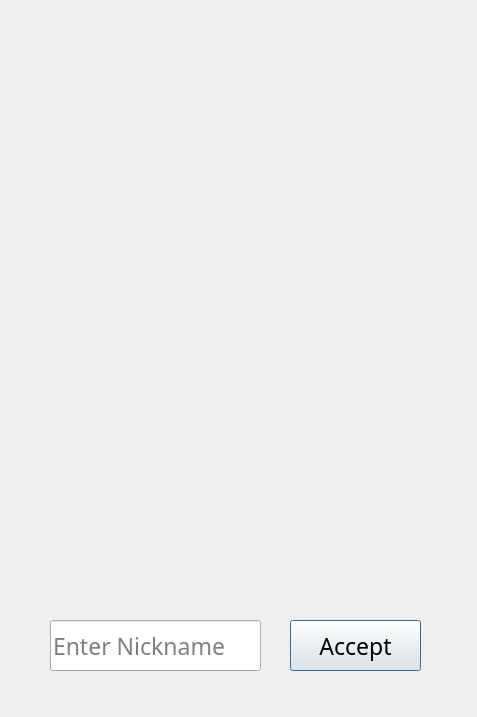
<?xml version="1.0" encoding="UTF-8"?>
<ui version="4.0">
 <class>Leaderboard_View</class>
 <widget class="QDialog" name="Leaderboard_View">
  <property name="geometry">
   <rect>
    <x>0</x>
    <y>0</y>
    <width>477</width>
    <height>717</height>
   </rect>
  </property>
  <property name="font">
   <font>
    <weight>75</weight>
    <bold>true</bold>
   </font>
  </property>
  <property name="windowTitle">
   <string>Dialog</string>
  </property>
  <widget class="QLabel" name="label">
   <property name="geometry">
    <rect>
     <x>120</x>
     <y>20</y>
     <width>161</width>
     <height>31</height>
    </rect>
   </property>
   <property name="font">
    <font>
     <family>Comfortaa</family>
     <pointsize>20</pointsize>
     <weight>75</weight>
     <bold>true</bold>
    </font>
   </property>
   <property name="styleSheet">
    <string notr="true">color: rgb(238, 238, 236);</string>
   </property>
   <property name="text">
    <string>Nickname</string>
   </property>
  </widget>
  <widget class="QLineEdit" name="lineEdit">
   <property name="geometry">
    <rect>
     <x>50</x>
     <y>620</y>
     <width>211</width>
     <height>51</height>
    </rect>
   </property>
   <property name="font">
    <font>
     <family>Comfortaa</family>
     <pointsize>17</pointsize>
     <weight>50</weight>
     <bold>false</bold>
    </font>
   </property>
   <property name="inputMask">
    <string/>
   </property>
   <property name="text">
    <string notr="true"/>
   </property>
   <property name="dragEnabled">
    <bool>false</bool>
   </property>
   <property name="readOnly">
    <bool>false</bool>
   </property>
   <property name="placeholderText">
    <string>Enter Nickname</string>
   </property>
  </widget>
  <widget class="QPushButton" name="pushButton">
   <property name="geometry">
    <rect>
     <x>290</x>
     <y>620</y>
     <width>131</width>
     <height>51</height>
    </rect>
   </property>
   <property name="font">
    <font>
     <family>Comfortaa</family>
     <pointsize>17</pointsize>
     <weight>50</weight>
     <bold>false</bold>
    </font>
   </property>
   <property name="text">
    <string>Accept</string>
   </property>
  </widget>
  <widget class="QLabel" name="label_2">
   <property name="geometry">
    <rect>
     <x>290</x>
     <y>20</y>
     <width>111</width>
     <height>31</height>
    </rect>
   </property>
   <property name="font">
    <font>
     <family>Comfortaa</family>
     <pointsize>20</pointsize>
     <weight>75</weight>
     <bold>true</bold>
    </font>
   </property>
   <property name="styleSheet">
    <string notr="true">color: rgb(238, 238, 236);</string>
   </property>
   <property name="text">
    <string>Score</string>
   </property>
  </widget>
  <widget class="QLabel" name="label_3">
   <property name="geometry">
    <rect>
     <x>60</x>
     <y>20</y>
     <width>111</width>
     <height>31</height>
    </rect>
   </property>
   <property name="font">
    <font>
     <family>Comfortaa</family>
     <pointsize>20</pointsize>
     <weight>75</weight>
     <bold>true</bold>
    </font>
   </property>
   <property name="styleSheet">
    <string notr="true">color: rgb(238, 238, 236);</string>
   </property>
   <property name="text">
    <string>№</string>
   </property>
  </widget>
  <widget class="QLabel" name="label_4">
   <property name="geometry">
    <rect>
     <x>120</x>
     <y>100</y>
     <width>151</width>
     <height>31</height>
    </rect>
   </property>
   <property name="font">
    <font>
     <family>Comfortaa</family>
     <pointsize>20</pointsize>
     <weight>75</weight>
     <bold>true</bold>
    </font>
   </property>
   <property name="styleSheet">
    <string notr="true">color: rgb(238, 238, 236);</string>
   </property>
   <property name="text">
    <string>Nickname</string>
   </property>
  </widget>
  <widget class="QLabel" name="label_5">
   <property name="geometry">
    <rect>
     <x>290</x>
     <y>100</y>
     <width>111</width>
     <height>31</height>
    </rect>
   </property>
   <property name="font">
    <font>
     <family>Comfortaa</family>
     <pointsize>20</pointsize>
     <weight>75</weight>
     <bold>true</bold>
    </font>
   </property>
   <property name="styleSheet">
    <string notr="true">color: rgb(238, 238, 236);</string>
   </property>
   <property name="text">
    <string>Score</string>
   </property>
  </widget>
  <widget class="QLabel" name="label_6">
   <property name="geometry">
    <rect>
     <x>60</x>
     <y>100</y>
     <width>111</width>
     <height>31</height>
    </rect>
   </property>
   <property name="font">
    <font>
     <family>Comfortaa</family>
     <pointsize>20</pointsize>
     <weight>75</weight>
     <bold>true</bold>
    </font>
   </property>
   <property name="styleSheet">
    <string notr="true">color: rgb(238, 238, 236);</string>
   </property>
   <property name="text">
    <string>1</string>
   </property>
  </widget>
  <widget class="QLabel" name="label_7">
   <property name="geometry">
    <rect>
     <x>120</x>
     <y>180</y>
     <width>151</width>
     <height>31</height>
    </rect>
   </property>
   <property name="font">
    <font>
     <family>Comfortaa</family>
     <pointsize>20</pointsize>
     <weight>75</weight>
     <bold>true</bold>
    </font>
   </property>
   <property name="styleSheet">
    <string notr="true">color: rgb(238, 238, 236);</string>
   </property>
   <property name="text">
    <string>Nickname</string>
   </property>
  </widget>
  <widget class="QLabel" name="label_8">
   <property name="geometry">
    <rect>
     <x>290</x>
     <y>180</y>
     <width>111</width>
     <height>31</height>
    </rect>
   </property>
   <property name="font">
    <font>
     <family>Comfortaa</family>
     <pointsize>20</pointsize>
     <weight>75</weight>
     <bold>true</bold>
    </font>
   </property>
   <property name="styleSheet">
    <string notr="true">color: rgb(238, 238, 236);</string>
   </property>
   <property name="text">
    <string>Score</string>
   </property>
  </widget>
  <widget class="QLabel" name="label_9">
   <property name="geometry">
    <rect>
     <x>60</x>
     <y>180</y>
     <width>111</width>
     <height>31</height>
    </rect>
   </property>
   <property name="font">
    <font>
     <family>Comfortaa</family>
     <pointsize>20</pointsize>
     <weight>75</weight>
     <bold>true</bold>
    </font>
   </property>
   <property name="styleSheet">
    <string notr="true">color: rgb(238, 238, 236);</string>
   </property>
   <property name="text">
    <string>2</string>
   </property>
  </widget>
  <widget class="QLabel" name="label_10">
   <property name="geometry">
    <rect>
     <x>120</x>
     <y>260</y>
     <width>151</width>
     <height>31</height>
    </rect>
   </property>
   <property name="font">
    <font>
     <family>Comfortaa</family>
     <pointsize>20</pointsize>
     <weight>75</weight>
     <bold>true</bold>
    </font>
   </property>
   <property name="styleSheet">
    <string notr="true">color: rgb(238, 238, 236);</string>
   </property>
   <property name="text">
    <string>Nickname</string>
   </property>
  </widget>
  <widget class="QLabel" name="label_11">
   <property name="geometry">
    <rect>
     <x>290</x>
     <y>260</y>
     <width>111</width>
     <height>31</height>
    </rect>
   </property>
   <property name="font">
    <font>
     <family>Comfortaa</family>
     <pointsize>20</pointsize>
     <weight>75</weight>
     <bold>true</bold>
    </font>
   </property>
   <property name="styleSheet">
    <string notr="true">color: rgb(238, 238, 236);</string>
   </property>
   <property name="text">
    <string>Score</string>
   </property>
  </widget>
  <widget class="QLabel" name="label_12">
   <property name="geometry">
    <rect>
     <x>60</x>
     <y>260</y>
     <width>111</width>
     <height>31</height>
    </rect>
   </property>
   <property name="font">
    <font>
     <family>Comfortaa</family>
     <pointsize>20</pointsize>
     <weight>75</weight>
     <bold>true</bold>
    </font>
   </property>
   <property name="styleSheet">
    <string notr="true">color: rgb(238, 238, 236);</string>
   </property>
   <property name="text">
    <string>3</string>
   </property>
  </widget>
  <widget class="QLabel" name="label_13">
   <property name="geometry">
    <rect>
     <x>120</x>
     <y>340</y>
     <width>151</width>
     <height>31</height>
    </rect>
   </property>
   <property name="font">
    <font>
     <family>Comfortaa</family>
     <pointsize>20</pointsize>
     <weight>75</weight>
     <bold>true</bold>
    </font>
   </property>
   <property name="styleSheet">
    <string notr="true">color: rgb(238, 238, 236);</string>
   </property>
   <property name="text">
    <string>Nickname</string>
   </property>
  </widget>
  <widget class="QLabel" name="label_14">
   <property name="geometry">
    <rect>
     <x>290</x>
     <y>340</y>
     <width>111</width>
     <height>31</height>
    </rect>
   </property>
   <property name="font">
    <font>
     <family>Comfortaa</family>
     <pointsize>20</pointsize>
     <weight>75</weight>
     <bold>true</bold>
    </font>
   </property>
   <property name="styleSheet">
    <string notr="true">color: rgb(238, 238, 236);</string>
   </property>
   <property name="text">
    <string>Score</string>
   </property>
  </widget>
  <widget class="QLabel" name="label_15">
   <property name="geometry">
    <rect>
     <x>60</x>
     <y>340</y>
     <width>111</width>
     <height>31</height>
    </rect>
   </property>
   <property name="font">
    <font>
     <family>Comfortaa</family>
     <pointsize>20</pointsize>
     <weight>75</weight>
     <bold>true</bold>
    </font>
   </property>
   <property name="styleSheet">
    <string notr="true">color: rgb(238, 238, 236);</string>
   </property>
   <property name="text">
    <string>4</string>
   </property>
  </widget>
  <widget class="QLabel" name="label_16">
   <property name="geometry">
    <rect>
     <x>120</x>
     <y>420</y>
     <width>151</width>
     <height>31</height>
    </rect>
   </property>
   <property name="font">
    <font>
     <family>Comfortaa</family>
     <pointsize>20</pointsize>
     <weight>75</weight>
     <bold>true</bold>
    </font>
   </property>
   <property name="styleSheet">
    <string notr="true">color: rgb(238, 238, 236);</string>
   </property>
   <property name="text">
    <string>Nickname</string>
   </property>
  </widget>
  <widget class="QLabel" name="label_17">
   <property name="geometry">
    <rect>
     <x>290</x>
     <y>420</y>
     <width>111</width>
     <height>31</height>
    </rect>
   </property>
   <property name="font">
    <font>
     <family>Comfortaa</family>
     <pointsize>20</pointsize>
     <weight>75</weight>
     <bold>true</bold>
    </font>
   </property>
   <property name="styleSheet">
    <string notr="true">color: rgb(238, 238, 236);</string>
   </property>
   <property name="text">
    <string>Score</string>
   </property>
  </widget>
  <widget class="QLabel" name="label_18">
   <property name="geometry">
    <rect>
     <x>60</x>
     <y>420</y>
     <width>111</width>
     <height>31</height>
    </rect>
   </property>
   <property name="font">
    <font>
     <family>Comfortaa</family>
     <pointsize>20</pointsize>
     <weight>75</weight>
     <bold>true</bold>
    </font>
   </property>
   <property name="styleSheet">
    <string notr="true">color: rgb(238, 238, 236);</string>
   </property>
   <property name="text">
    <string>5</string>
   </property>
  </widget>
 </widget>
 <resources/>
 <connections/>
</ui>
